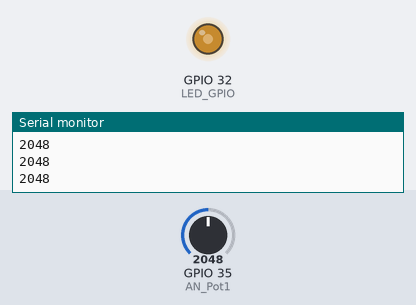
The program below on a simulated ESP32. On the bench: output pins drawn as LEDs (lit = HIGH), the last lines printed to the serial monitor. Inputs (shaded band) come from the test bench; at power-on: GPIO 35 (AN_Pot1) = 2048.

Above: at 1.2 s.
1.3 s: GPIO 35 (AN_Pot1) set to 2866
At 2.4 s:
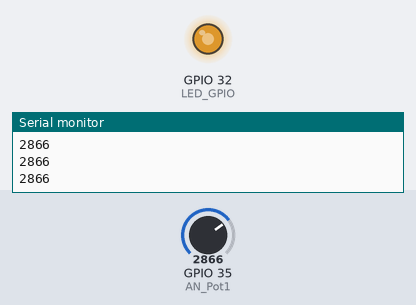
2.8 s: GPIO 35 (AN_Pot1) set to 3603
At 3.5 s:
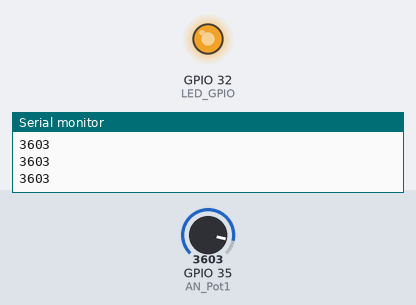
4.3 s: GPIO 35 (AN_Pot1) set to 491
At 4.7 s:
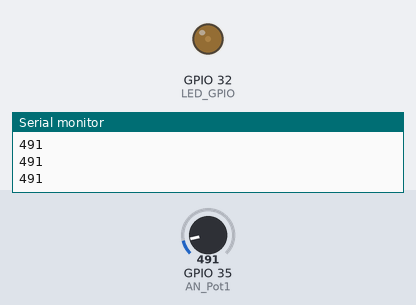
5.8 s: GPIO 35 (AN_Pot1) set to 0
At 7.0 s:
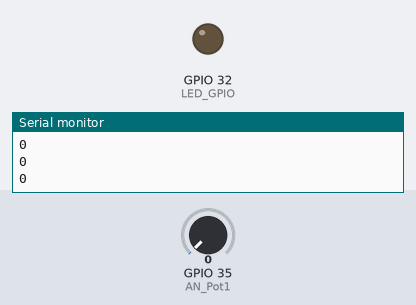
Timing chart, 0 to 8.3 s (numbered marks = the images above; inputs shaded):
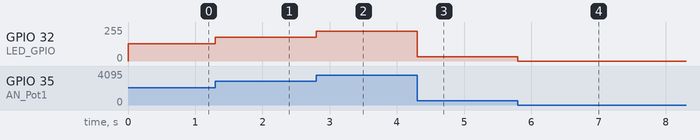

Measured:
- after the input at 1.3 s, GPIO 32 (LED_GPIO): 128/255 → 178/255 at once
- after the input at 2.8 s, GPIO 32 (LED_GPIO): 178/255 → 224/255 at once
- after the input at 4.3 s, GPIO 32 (LED_GPIO): 224/255 → 31/255 at once
- after the input at 5.8 s, GPIO 32 (LED_GPIO): 31/255 → 0/255 at once

The program:

main.cpp
```cpp
#include <Arduino.h>

#define LED_GPIO   32
#define PWM1_Ch    0
#define PWM1_Res   12
#define PWM1_Freq  1000
#define AN_Pot1    35

int AN_Pot1_Result = 0;

hw_timer_t *timer = NULL;

void IRAM_ATTR onTimer(){
  Serial.println(AN_Pot1_Result);
}

void setup()
{
  Serial.begin(115200);
  ledcAttachPin(LED_GPIO, PWM1_Ch);
  ledcSetup(PWM1_Ch, PWM1_Freq, PWM1_Res);
  timer = timerBegin(0, 80, true);
  timerAttachInterrupt(timer, &onTimer, true);
  timerAlarmWrite(timer, 100000, true);
  timerAlarmEnable(timer);
}

void loop()
{
  AN_Pot1_Result = analogRead(AN_Pot1);
  ledcWrite(PWM1_Ch, AN_Pot1_Result);
  delay(1);
}
```
